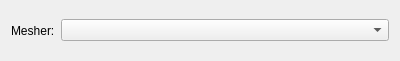
<?xml version="1.0" encoding="UTF-8"?>
<ui version="4.0">
 <class>qtMesherSelector</class>
 <widget class="QWidget" name="qtMesherSelector">
  <property name="geometry">
   <rect>
    <x>0</x>
    <y>0</y>
    <width>400</width>
    <height>61</height>
   </rect>
  </property>
  <property name="windowTitle">
   <string>List of Meshers</string>
  </property>
  <property name="toolTip">
   <string/>
  </property>
  <layout class="QHBoxLayout" name="horizontalLayout">
   <item>
    <widget class="QLabel" name="lbl_meshers">
     <property name="sizePolicy">
      <sizepolicy hsizetype="Fixed" vsizetype="Preferred">
       <horstretch>0</horstretch>
       <verstretch>0</verstretch>
      </sizepolicy>
     </property>
     <property name="text">
      <string>Mesher:</string>
     </property>
    </widget>
   </item>
   <item>
    <widget class="QComboBox" name="cb_meshers"/>
   </item>
  </layout>
 </widget>
 <resources/>
 <connections/>
</ui>
